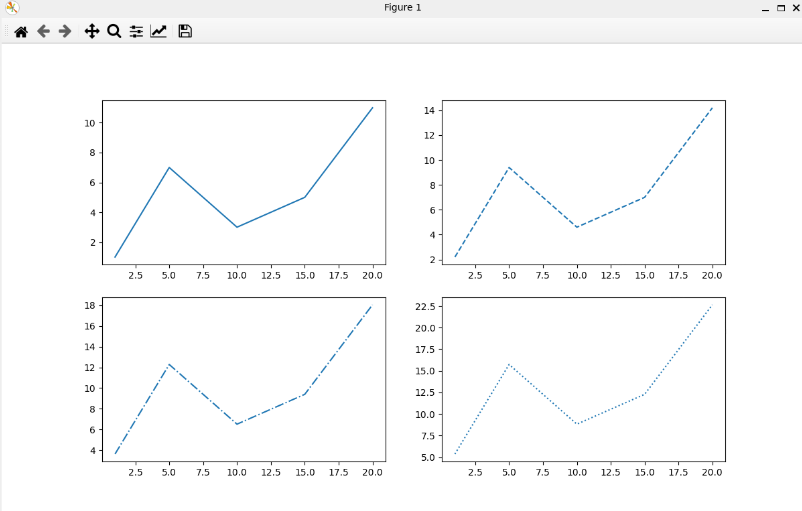

The Python source for this figure:
import matplotlib.pyplot as plt
# Исходный набор данных
x = [1, 5, 10, 15, 20]
y1 = [1, 7, 3, 5, 11]
y2 = [i*1.2 + 1 for i in y1]
y3 = [i*1.2 + 1 for i in y2]
y4 = [i*1.2 + 1 for i in y3]
# Настройка размеров подложки
plt.figure(figsize=(12, 7))
# Вывод графиков
plt.subplot(2, 2, 1)
plt.plot(x, y1, '-')
plt.subplot(2, 2, 2)
plt.plot(x, y2, '--')
plt.subplot(2, 2, 3)
plt.plot(x, y3, '-.')
plt.subplot(2, 2, 4)
plt.plot(x, y4, ':')

plt.show()
